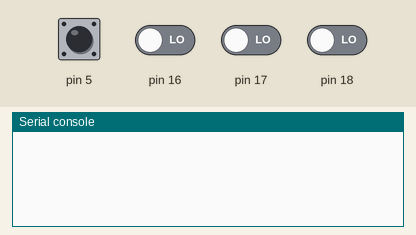
Recording of a program running on a simulated MicroPython board. Parts: the last lines printed to the serial console. The test bench sets the inputs (shaded band); at power-on: pin 5, pin 16–18 LOW. At 7.3 s the program stops and its outputs stay as they are.

Above: at 5.0 s.
5.1 s: pin 5 pulled HIGH for 0.15 s
At 6.6 s:
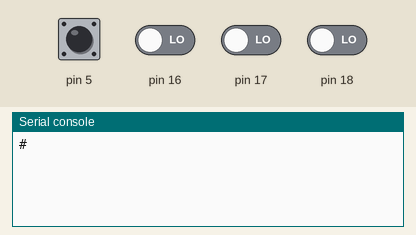
6.9 s: pin 5 pulled HIGH for 1 s
At 8.5 s:
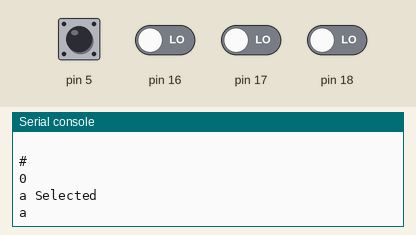

The program:

keypad_driver.py
```python
from time import sleep_ms
from machine import Pin


class keypad_api:
    ENTER_CHAR = '#'
    BACKSPACE_CHAR = '*'
    CHAR_ROW0 = [0, '_']
    CHAR_ROW1 = [1, 'A', 'B', 'C']
    CHAR_ROW2 = [2, 'D', 'E', 'F']
    CHAR_ROW3 = [3, 'G', 'H', 'I']
    CHAR_ROW4 = [4, 'J', 'K', 'L']
    CHAR_ROW5 = [5, 'L', 'M', 'N']
    CHAR_ROW6 = [6, 'O', 'P', 'R']
    CHAR_ROW7 = [7, 'S', 'T', 'U']
    CHAR_ROW8 = [8, 'V', 'W', 'X']
    CHAR_ROW9 = [9, 'Y', 'Z']
    NULL_ROW = ['']
    def __init__(self, char_callback, update = print):
        self.char_callback = char_callback
        self.update = update
    def exclude_char(self, values): #excludes a list of characters when using char_callback, all excluded chars return as ''
        values = list(values) + [None]
        input_char = self.char_callback()
        if input_char in values:
            input_char = ''
        return input_char
    def limit_char(self, input_char, input_string, target_char, n = 1): #Used to limit number of times a key can be pressed mostly used with the decimal in floats
        if target_char == '' or target_char is None:
            return input_char
        elif input_string.count(target_char) < n and input_char == target_char:
            return input_char
        elif input_char != target_char:
            return input_char
        return ''
    def no_leading_0 (self, input_str): #Prevents a string from beginning with 0 useful for getting numerical input from keypad
        while input_str[0] == '0':
            input_str = input_str[1:]
        return input_str
    def get_str(self, forbidden_chars = [], limit_char = ''): #Used to get string from multiple key presses only gets 1st values of keys
        out_str = ''
        char = ''
        while char is not('#'):
            char = self.exclude_char(forbidden_chars)
            char = str(char)
            char = self.limit_char(char, out_str, limit_char)
            if char == '*': #uses '*' as a backspace function
                out_str = out_str[:-1]
                char = ''
            out_str = out_str + char
            self.update(out_str)
        out_str = out_str[:-1]
        return out_str
    def get_int(self): #Get an integer from keypresses
        int_output = (self.get_str(forbidden_chars = ['A', 'B', 'C', 'D']))
        if int_output == '':
            return 0
        else:
            int_output = int(self.no_leading_0(int_output))
            return int_output
    def get_float(self): #Get float from keypresses
        float_input = self.get_str(forbidden_chars = ['A', 'B', 'C'], limit_char = 'D')
        if float_input == '':
            return 0
        else:
            float_input = float_input.replace('D', '.')
            float_input = self.no_leading_0(float_input)
            return float(float_input)
    def incremental_selector(self, input_list): #Used to cycle through a list and pick an entry
        char = ''
        position = 0
        max_position = len(input_list) - 1
        while char is not('#'):
            char =  self.exclude_char([1,2,3,4,5,6,7,8,9,'*','C','D'])
            if char == 'A':
                position -= 1
                if position < 0:
                    position = max_position
            elif char == 'B':
                position += 1
                if position > max_position:
                    position = 0
            if char == 'A' or char == 'B':
                self.update(input_list[position])
                char = ''
            sleep_ms(100)
        self.update(f'{input_list[position]} Selected')
        return input_list[position]
    def get_char_row(self, value):
        if value == 0:
            return keypad_api.CHAR_ROW0
        elif value == 1:
            return keypad_api.CHAR_ROW1
        elif value == 2:
            return keypad_api.CHAR_ROW2
        elif value == 3:
            return keypad_api.CHAR_ROW3
        elif value == 4:
            return keypad_api.CHAR_ROW4
        elif value == 5:
            return keypad_api.CHAR_ROW5
        elif value == 6:
            return keypad_api.CHAR_ROW6
        elif value == 7:
            return keypad_api.CHAR_ROW7
        elif value == 8:
            return keypad_api.CHAR_ROW8
        elif value == 9:
            return keypad_api.CHAR_ROW9
        else:
            return keypad_api.NULL_ROW
    def count_key_press(self, starting_key, update_text = ''):
        '''
        Allows user to scroll through number and letters. Each identical press scrolls through assigned characters. A key
        press that differs from the starting key will return the selected character and the key that differs from the starting
        key. This allows the break key to be fed into another count_key_press function in order to scroll through different
        character rows. This function is primarily used to get alphanumeric strings.
        '''
        position = 0
        char_row = self.get_char_row(starting_key)
        current_key = starting_key
        current_char = char_row[position]
        self.update(update_text + str(current_char))
        while (current_key == starting_key) and (current_key != '*') and (current_key != '#'):
            current_key = self.exclude_char(['A', 'B', 'D'])
            if current_key == starting_key:
                position += 1
                if position >= len(char_row):
                    position = 0
                current_char = char_row[position]
                self.update(update_text + str(current_char))
        return (current_char, current_key)
    def get_alphanum(self): #get an alphanumeric value from keypad, each number can cycle through several letters
        output_str = ''
        key_data = self.count_key_press(self.exclude_char(['A', 'B', 'D']))
        selected_char = str(key_data[0])
        next_key = key_data[1]
        output_str += selected_char
        while next_key != '#':
            key_data = self.count_key_press(self.exclude_char(['A', 'B', 'D']), update_text = output_str)
            selected_char = str(key_data[0])
            next_key = key_data[1]
            output_str += selected_char
            if next_key == '*':
                output_str = output_str[:-1]
            self.update(output_str)
        return output_str


class keypad:
    MAP_16X = [[1,2,3,'A'],
    [4,5,6,'B'],
    [7,8,9,'C'],
    ['*',0,'#','D']]
    def __init__(self, rows, collumns, key_map, debounce_time = 300):
        self.rows = [Pin(pin, Pin.OUT) for pin in rows]
        self.collumns = [Pin(pin, Pin.IN, Pin.PULL_DOWN) for pin in collumns]
        self.key_map = key_map
        self.debounce_time = debounce_time
    def get_key(self, row, collumn):
        state = None
        self.rows[row].value(1)
        if self.collumns[collumn].value() == 1:
            state = [row, collumn]
        self.rows[row].value(0)
        return state
    def get_keys(self):
        key = None
        for r in range(len(self.rows)):
            for c in range(len(self.collumns)):
                state = self.get_key(r, c)
                if state is not(None):
                    key = state
        return key
    def get_char(self):
        char = None
        state = self.get_keys()
        while state is None:
            state = self.get_keys()
            sleep_ms(self.debounce_time)
        char = self.key_map[state[0]][state[1]]
        return char


def dummy_keypad():
    char = input('char: ')
    try:
        char = int(char)
    except:
        pass
    return char

if __name__ == '__main__':

    ROWS = [15, 2, 0, 4]
    COLLUMNS = [16, 17, 5, 18]
    kp = keypad(ROWS, COLLUMNS, keypad.MAP_16X)
    kp_str = keypad_api(kp.get_char)
    #kp_str = keypad_api(dummy_keypad)
    print(kp_str.get_str())
    print(kp_str.get_int())
    print(kp_str.get_alphanum())
    print(kp_str.get_float())
    print(kp_str.incremental_selector(['a', 'b', 'c']))
```

Measured:
- after the input at 5.1 s, the serial console: prints a new line after 0.32 s (image 1)
- after the input at 6.9 s, the serial console: prints a new line after 0.33 s (image 2)
